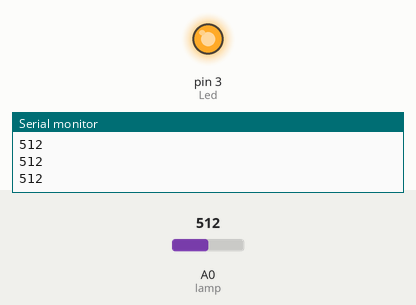
Simulated run of this sketch. Board: Arduino Uno, built with avr-gcc and run on an emulated ATmega328P. Parts: output pins drawn as LEDs (lit = HIGH), the last lines printed to the serial monitor. The inputs (shaded band) are chosen by the test bench; at power-on: A0 (lamp) = 512.

Above: at 1.2 s.
1.3 s: A0 (lamp) set to 495
2.8 s: A0 (lamp) set to 465
At 3.4 s:
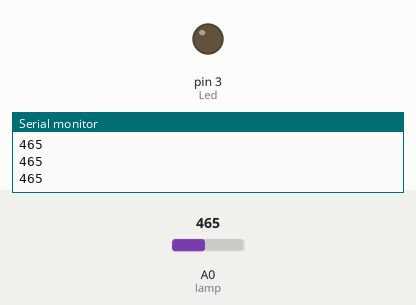
4.3 s: A0 (lamp) set to 511
At 4.7 s:
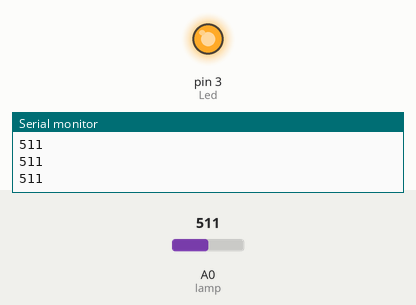
5.8 s: A0 (lamp) set to 306
At 7.2 s:
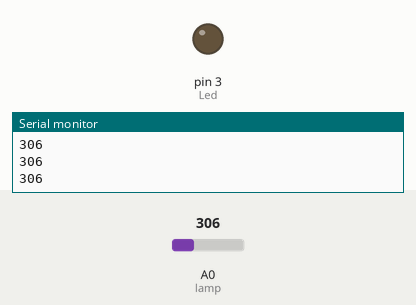
Timing chart, 0 to 8.3 s (numbered marks = the images above; inputs shaded):
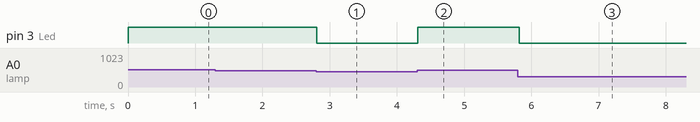

The sketch:

AUTOMACAO-LAMP.ino
```cpp
#define Led 3 //Pino onde o Rele foi conectado
#define valoLDR 480 // Valor do Sensor de iluminção LDR
#define lamp A0 // Pino de entrada analógica onde esta o LDR


void setup() {
  pinMode(Led, OUTPUT); // pin de saida OUTPUT
  Serial.begin(9600); // Serial parea monitoramento
}

void loop() {

  int luz = analogRead(lamp); // Variavel do sensor LDR

  if (luz < valoLDR) { //Se a variavel luz for menor que o valorLDR a luz fica apagada
    digitalWrite(Led, LOW); //se o valor for verdadeiro a luz Acende
  } else { //se a informacao de cima for falsa a luz acende
    digitalWrite(Led, HIGH);  // Rele for falso o rele fica Desligado
}
   Serial.println(luz);
   delay(100);
}
```

Measured:
- the behaviour switches between 480 and 479 on A0 (lamp) (found by bisection; images 0 and 1)
- after the input at 2.8 s, pin 3 (Led): HIGH → LOW at once
- after the input at 4.3 s, pin 3 (Led): LOW → HIGH at once
- after the input at 5.8 s, pin 3 (Led): HIGH → LOW at once
